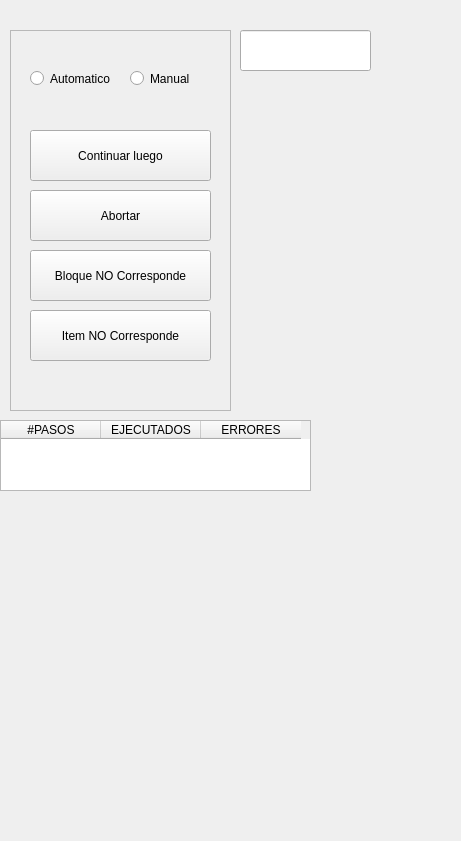
        <widget class="QWidget" name="ContenedorAccion" native="true">
         <property name="geometry">
          <rect>
           <x>849</x>
           <y>-1</y>
           <width>461</width>
           <height>841</height>
          </rect>
         </property>
         <widget class="QFrame" name="frame_5">
          <property name="geometry">
           <rect>
            <x>10</x>
            <y>30</y>
            <width>221</width>
            <height>381</height>
           </rect>
          </property>
          <property name="frameShape">
           <enum>QFrame::StyledPanel</enum>
          </property>
          <property name="frameShadow">
           <enum>QFrame::Raised</enum>
          </property>
          <widget class="QRadioButton" name="Automatico">
           <property name="geometry">
            <rect>
             <x>20</x>
             <y>40</y>
             <width>82</width>
             <height>17</height>
            </rect>
           </property>
           <property name="text">
            <string>Automatico</string>
           </property>
          </widget>
          <widget class="QRadioButton" name="Manual">
           <property name="geometry">
            <rect>
             <x>120</x>
             <y>40</y>
             <width>82</width>
             <height>17</height>
            </rect>
           </property>
           <property name="text">
            <string>Manual</string>
           </property>
          </widget>
          <widget class="QPushButton" name="ContinuarLuego">
           <property name="geometry">
            <rect>
             <x>20</x>
             <y>100</y>
             <width>181</width>
             <height>51</height>
            </rect>
           </property>
           <property name="text">
            <string>Continuar luego</string>
           </property>
          </widget>
          <widget class="QPushButton" name="abortar">
           <property name="geometry">
            <rect>
             <x>20</x>
             <y>160</y>
             <width>181</width>
             <height>51</height>
            </rect>
           </property>
           <property name="text">
            <string>Abortar</string>
           </property>
          </widget>
          <widget class="QPushButton" name="bloqueNo">
           <property name="geometry">
            <rect>
             <x>20</x>
             <y>220</y>
             <width>181</width>
             <height>51</height>
            </rect>
           </property>
           <property name="text">
            <string>Bloque NO Corresponde</string>
           </property>
          </widget>
          <widget class="QPushButton" name="itemNo">
           <property name="geometry">
            <rect>
             <x>20</x>
             <y>280</y>
             <width>181</width>
             <height>51</height>
            </rect>
           </property>
           <property name="text">
            <string>Item NO Corresponde</string>
           </property>
          </widget>
         </widget>
         <widget class="QLineEdit" name="numSerie">
          <property name="geometry">
           <rect>
            <x>240</x>
            <y>30</y>
            <width>131</width>
            <height>41</height>
           </rect>
          </property>
          <property name="readOnly">
           <bool>true</bool>
          </property>
         </widget>
         <widget class="QTableWidget" name="TablaEstadistica">
          <property name="geometry">
           <rect>
            <x>0</x>
            <y>420</y>
            <width>311</width>
            <height>71</height>
           </rect>
          </property>
          <column>
           <property name="text">
            <string>#PASOS</string>
           </property>
          </column>
          <column>
           <property name="text">
            <string>EJECUTADOS</string>
           </property>
          </column>
          <column>
           <property name="text">
            <string>ERRORES</string>
           </property>
          </column>
         </widget>
        </widget>
